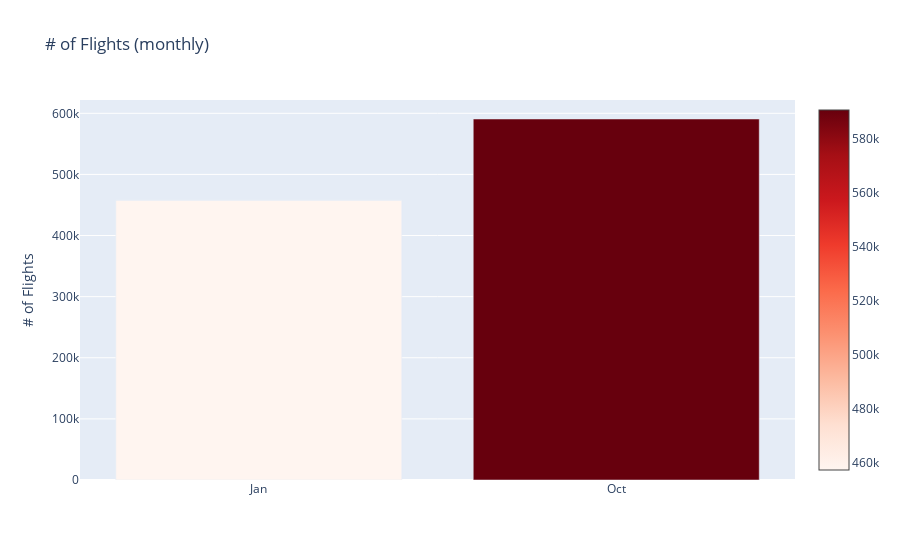

The code cell stored with this chart in its notebook:
### Code cell
## No of flights monthly

dff = df.Month.value_counts().to_frame().reset_index().sort_values(by='index')
dff.columns = ['month', 'flight_num']
month = {1: 'Jan', 2: 'Feb', 3: 'Mar', 4: 'Apr', 5: 'May',
         6: 'Jun', 7: 'Jul', 8: 'Aug', 9: 'Sep', 10: 'Oct', 11: 'Nov', 12: 'Dec'}
dff.month = dff.month.map(month)

trace = go.Bar(
    x=dff.month,
    y=dff.flight_num,
    marker=dict(
        color = dff.flight_num,
        colorscale='Reds',
        showscale=True)
)

data = [trace]
layout = go.Layout(
    title='# of Flights (monthly)', 
    yaxis = dict(title = '# of Flights'
                                                )
)

fig = go.Figure(data=data, layout=layout)
py.iplot(fig)

### Figure 1 — Plotly figure (JSON) as saved in the notebook; plotly's stock layout.template omitted (floating-point values rounded to 4 significant figures)
{"data": [{"marker": {"color": [457416, 590666], "colorscale": [[0, "rgb(255,245,240)"], [0.125, "rgb(254,224,210)"], [0.25, "rgb(252,187,161)"], [0.375, "rgb(252,146,114)"], [0.5, "rgb(251,106,74)"], [0.625, "rgb(239,59,44)"], [0.75, "rgb(203,24,29)"], [0.875, "rgb(165,15,21)"], [1, "rgb(103,0,13)"]], "showscale": true}, "type": "bar", "x": ["Jan", "Oct"], "y": [457416, 590666]}], "layout": {"title": {"text": "# of Flights (monthly)"}, "yaxis": {"title": {"text": "# of Flights"}}}}
